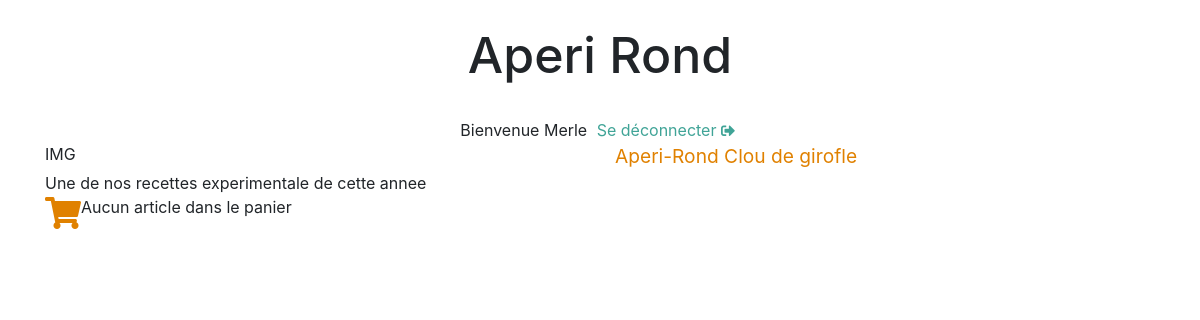
/index.php?article=1 (signed in), run on the app's committed database.
### tables this page shows
CREATE TABLE IF NOT EXISTS `users` (
  `id` int(11) NOT NULL AUTO_INCREMENT,
  `email` varchar(50) NOT NULL,
  `password` varchar(50) NOT NULL,
  `nom` varchar(50) NOT NULL,
  `prenom` varchar(50) NOT NULL,
  `telephone` varchar(15) DEFAULT NULL,
  `numrue` int(11) DEFAULT NULL,
  `rue` varchar(100) DEFAULT NULL,
  `cp` int(11) DEFAULT NULL,
  `ville` varchar(100) DEFAULT NULL,
  `pays` varchar(50) NOT NULL,
  PRIMARY KEY (`id`)
);

CREATE TABLE IF NOT EXISTS `articles` (
  `id` int(11) NOT NULL AUTO_INCREMENT,
  `nom` varchar(50) NOT NULL,
  `description` varchar(200) NOT NULL,
  `stockid` int(11) NOT NULL,
  `prix` float NOT NULL,
  `satisfaction` float NOT NULL,
  PRIMARY KEY (`id`)
);

### function/function.php (called while the page is built, shortened)
<?php
function GetTableSpe($database, $table, $field, $value) {
    $sql = "SELECT * FROM " . $table . " WHERE " . $field . " = " . $value . " ORDER BY id DESC";
    $query = $database->query($sql);
    $result = $query->fetchAll();
    return ($result);
}

### index.php (the view, shortened to what this page needs)
<?php
    include "function/function.php";
    $database = new PDO('mysql:host=localhost;dbname=aperirond', 'root', '');
?>
<!doctype html>
<html lang="fr">
    <head>
        <link href="./assets/css/bootstrap.min.css" rel="stylesheet">
        <link href="https://use.fontawesome.com/releases/v5.0.6/css/all.css" rel="stylesheet">
        <link href="./assets/css/aperirond.css" rel="stylesheet">
    </head>
    <body>
        <h1><?php if (!isset($_GET['cmd_usr'])) { echo "Aperi Rond"; } else { echo "Commande"; } ?></h1>
        <?php if(isset($_SESSION["login"])){
            $id = $_SESSION["login"][0];
            $prenom = $database->query("select prenom from users WHERE id = $id ");
            $prenom = $prenom->fetchAll();
            ?> <p style="text-align: center;">Bienvenue <?php echo $prenom[0]["prenom"]; ?>
                <a href="modules/logout.php" title="Déconnexion">Se déconnecter <i style="font-size: 14px;" class="fas fa-sign-out-alt"></i></a></p>
                <?php
        }
        if (empty($_GET['article']) || isset($_GET['add_to_cart']) || isset($_GET['del_cart']) || isset($_GET['cmd_usr'])) {
            if (isset($_GET['del_cart'])) {
               include "modules/del_cart.php";
            } else {
                if (isset($_GET['add_to_cart']))
                    include "modules/add_to_cart.php";
                else
                    if (isset($_GET['cmd_usr']))
                        include "modules/tunnel.php";
                    else
                        include "modules/list.php";
            }
        } else
            include "modules/article.php";
        if (isset($_SESSION['login'])) {
            if (!isset($_GET['cmd_usr']))
               include "modules/cart.php";
        }
        else
            include "modules/member.php";
        ?>
    </body>
</html>

### modules/article.php (shortened to what this page needs)
<?php
    $article = GetTableSpe($database, "articles", "id", $_GET['article']);
?>
<div id="article_container" class="container">
    <div id="article_row" class="row">
        <div id="article_img" class="col-xs-8 col-sm-8 col-md-6 col-lg-6 col-xl-6">
            <?php echo "IMG"; ?>
        </div>
        <div id="article_title" class="col-xs-12 col-sm-12 col-md-6 col-lg-6 col-xl-6">
            <?php echo $article[0]['nom']; ?>
        </div>
        <div id="article_description" class="col-xs-12 col-sm-12 col-md-12 col-lg-12 col-xl-12">
            <?php echo $article[0]['description']; ?>
        </div>
    </div>
</div>

### assets/css/aperirond.css (style rules this page uses)
a { margin: 0; padding: 5px; border: 2px black solid; border-radius: 5px; color: #40A497; text-decoration: inherit; }
p>a { border: none; }
h1 { text-align: center; font-size: 50px; padding: 25px; }
#article_title { font-size: 1.2em; display: block; color:#E08100; }
p { margin: 0; }

### data on the page
users: prenom "Merle"
articles: nom "Aperi-Rond Clou de girofle", description "Une de nos recettes experimentale de cette annee"
